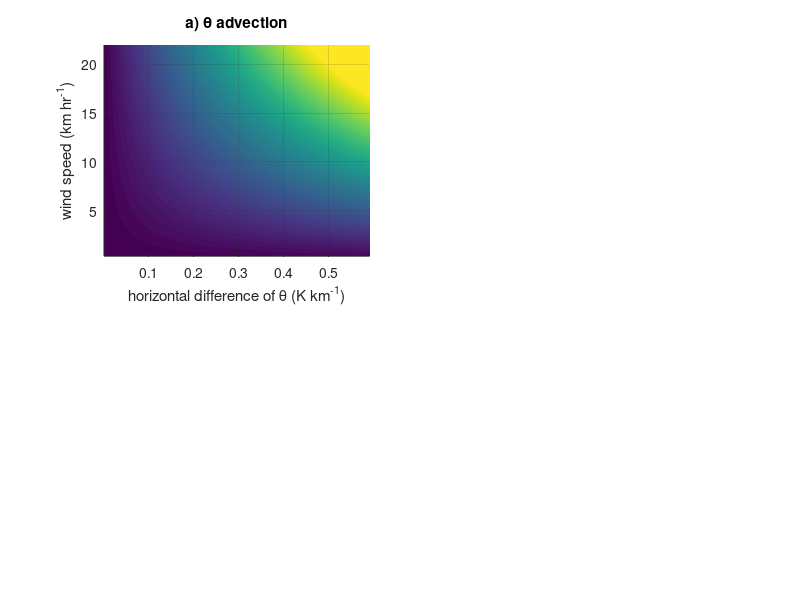

MATLAB code for this plot: (Note: this script raises an error after producing the figure.)
%% uncertainty vs regime matrix 2D histogram 
% this code plots the 2D histogram with wind speeds and horizontal
% contrasts regimes to investigate how large uncertainties are as a
% function of these variables


close all
clear all

%% integrating values that are calculated in excel sheet:

    valA_temp=300;  % in K         my value ; Temperature [K] or WVMR [g/kg] at point A     
    valB_temp= 300.3; % in K %$  my value       ; Temperature [K] or WVMR [g/kg] at point B    
    sigma_valA_temp=0.7; % K with mC  %$   ; Assumed uncertainty of the val at A          
    sigma_valB_temp=0.7; % K with MC, %$   ; Assumed uncertainty of the val at B  

    valA_hum=1;  % in g/kg        my value ; Temperature [K] or WVMR [g/kg] at point A     
    valB_hum= 1.3; % in g/kg %$  my value       ; Temperature [K] or WVMR [g/kg] at point B    
    sigma_valA_hum=0.04; % g/kg with mC  %$   ; Assumed uncertainty of the val at A          
    sigma_valB_hum=0.04; % g/kg with MC, %$   ; Assumed uncertainty of the val at B 


    dist_A_to_B= 3; % in km  %$  ; Distance between points A and B [km]
    wspd= 2;  %in m/s         ; Mean wind speed from A to B [m/s]
    sigma_wspd= 0.8; % in m/s     ; Uncertainty in wind speed [m/s]

    % Adjust the wind speed to have the units needed
    wspd_adj       = wspd * (1/1000.) * (3600/1.); %              ; Convert [m/s] to [km/hr] 
    sigma_wspd_adj = sigma_wspd * (1/1000.) * (3600/1.);  %        ; Convert [m/s] to [km/hr] 

    % Compute the horizontal gradient and its uncertainty
    gradient_hum       = abs(valA_hum - valB_hum) / dist_A_to_B; % it does agree with values on my table
    gradient_temp       = abs(valA_temp - valB_temp) / dist_A_to_B; % it does agree with values on my table

    %sigVal_hum = sigma_valA_hum/sqrt(3); % g/kg
    %var_gradient_hum   = (sigVal_hum)^2 * (1./dist_A_to_B)^2 + ...
     %                (sigVal_hum)^2 * (1./dist_A_to_B)^2        ; %X^2 * [1/km]^2 == [X/km]^2
    %sigVal_temp = sigma_valA_temp/sqrt(3); % K
    %var_gradient_temp   = (sigVal_temp)^2 * (1./dist_A_to_B)^2 + ...
     %                (sigVal_temp)^2 * (1./dist_A_to_B)^2        ; %X^2 * [1/km]^2 == [X/km]^2

     %% now with updated MC uncert. with dif noise dif direction, gradient horizontal and sdtv
var_gradient_hum = 0.13/dist_A_to_B; % 0.13 g/kg see excel file
var_gradient_temp = 0.4/dist_A_to_B; % 0.4 K see excel file

sigma_gradient_hum = (var_gradient_hum);% a bit different our calculation here but very similar 
sigma_gradient_temp = (var_gradient_temp); % this is uncert delta_T/delta_x uncert (K/km) in my table in excel

% Compute the advection and its uncertainty
    advection_hum     = gradient_hum * wspd_adj ; % X/km * km/hr = [X/hr]
    var_advection_hum   = (sigma_gradient_hum)^2 * (wspd_adj)^2 +...
                      (sigma_wspd_adj)^2 * (gradient_hum)^2         ;% [X/km]^2 * [km/hr]^2 = [X/hr]^2
    sigma_advection_hum = sqrt(var_advection_hum);

    advection_temp     = gradient_temp * wspd_adj ; % X/km * km/hr = [X/hr]
    var_advection_temp   = (sigma_gradient_temp)^2 * (wspd_adj)^2 +...
                      (sigma_wspd_adj)^2 * (gradient_temp)^2         ;% [X/km]^2 * [km/hr]^2 = [X/hr]^2
    sigma_advection_temp = sqrt(var_advection_temp);

    percentage_advection_temp = 100*sigma_advection_temp/advection_temp
    percentage_advection_hum = 100*sigma_advection_hum/advection_hum

    %% now I am doing advection grid: 
    T_gradient_grid = 0.001:0.01:0.6; % in K/km
    q_gradient_grid = 0.001:0.01:0.15; % in g/kg/km
    wspd_grid = 0.1:0.5:6.5; % in m/s
    wspd_grid_adj = (3600/1000).*wspd_grid;

    typical_q_grad = 0.1; typical_wspd = 2; typical_T_grad= 0.1;
    extreme_q_grad = .1; extreme_wspd = 4; extreme_T_grad= 0.23;
    extrme_q_advection_ms = extreme_q_grad*extreme_wspd;
    extreme_T_advection_ms = extreme_T_grad*extreme_wspd;

    typical_q_grad_adj = 0.1; typical_wspd_adj = 2*3600/1000; typical_T_grad_adj= 0.1;
    extreme_q_grad_adj = .1; extreme_wspd_adj = 4*3600/1000; extreme_T_grad_adj= 0.23;
    extrme_q_advection = extreme_q_grad_adj*extreme_wspd_adj
    extreme_T_advection = extreme_T_grad_adj*extreme_wspd_adj

for i=1:length(q_gradient_grid); for j=1:length(wspd_grid_adj)
    advection_mat_q_hr(i,j) = q_gradient_grid(i).* wspd_grid_adj(j) ; % X/km * km/hr = [X/hr]
    sigma_advection_mat_q_hr(i,j) = sqrt( (sigma_gradient_hum)^2 * (wspd_grid_adj(j))^2 +...
                      (sigma_wspd_adj)^2 * (q_gradient_grid(i))^2 )        ;% [X/km]^2 * [km/hr]^2 = [X/hr]^2    

end; end

for i=1:length(T_gradient_grid); for j=1:length(wspd_grid_adj)
    advection_mat_T_hr(i,j) = T_gradient_grid(i).* wspd_grid_adj(j) ; % X/km * km/hr = [X/hr]
    sigma_advection_mat_T_hr(i,j) = sqrt( (sigma_gradient_temp)^2 * (wspd_grid_adj(j))^2 +...
                      (sigma_wspd_adj)^2 * (T_gradient_grid(i))^2 )        ;% [X/km]^2 * [km/hr]^2 = [X/hr]^2  
end; end


advection_unc_ratio_q_hr = sigma_advection_mat_q_hr./advection_mat_q_hr;
log_ratio_q = log10(advection_unc_ratio_q_hr);
advection_ratio_percent_q_hr = 100.*advection_unc_ratio_q_hr;

advection_unc_ratio_T_hr = sigma_advection_mat_T_hr./advection_mat_T_hr;
log_ratio_T = log10(advection_unc_ratio_T_hr);
advection_ratio_percent_T_hr = 100.*advection_unc_ratio_T_hr;

%% plotting
min_color_percent_q = 0; max_color_percent_q = 200; step_color_percent_q = 15;
min_color_percent_T = 0; max_color_percent_T = 200; step_color_percent_T = 15;

min_color_adv_q = 0; max_color_adv_q = 3; step_color_adv_q = 0.01;
min_color_adv_T = 0; max_color_adv_T = 10; step_color_adv_T = 0.02;


[a1T_hr,a2T_hr] = meshgrid(T_gradient_grid,wspd_grid_adj); [a1q_hr,a2q_hr] = meshgrid(q_gradient_grid,wspd_grid_adj);
[a1T_ms,a2T_ms] = meshgrid(T_gradient_grid,wspd_grid); [a1q_ms,a2q_ms] = meshgrid(q_gradient_grid,wspd_grid);
advT_hr=(a1T_hr.*a2T_hr); advQ_hr =(a1q_hr.*a2q_hr);
advT_ms=(a1T_ms.*a2T_ms); advQ_ms =(a1q_hr.*a2q_ms);
% 
% 
% figure(1); pcolor(q_gradient_grid,wspd_grid_adj,advection_mat_q'); title('Advection hum'); colorbar;
% xlabel('q gradient (g/kg/km)'); ylabel('wind speed (km/hr)')
% 
% figure(2); pcolor(q_gradient_grid,wspd_grid_adj,advection_unc_ratio_q'); title('sigmaAdvection/Advection'); colorbar;
% xlabel('q gradient (g/kg/km)'); ylabel('wind speed (km/hr)')
% 
% figure(3); pcolor(q_gradient_grid,wspd_grid_adj,log_ratio_q'); title('log_10 sigma/Advection'); colorbar;
% xlabel('q gradient (g/kg/km)'); ylabel('wind speed (km/hr)')
% 
% figure(4); pcolor(q_gradient_grid,wspd_grid_adj,advection_ratio_percent_q'); title('percentage uncertainty'); colorbar;
% xlabel('q gradient (g/kg/km)'); ylabel('wind speed (km/hr)'); caxis([0 100])
% 



figure('position',[10,10,1500,1500],'Renderer','painters');

subplot(2,2,1)
title('a) \theta advection')
hold on
%[a1T,a2T] = meshgrid(T_gradient_grid,wspd_grid_adj);
%subplot(3,1,1)
contourf(a1T_hr,a2T_hr,advT_hr,[min_color_adv_T:step_color_adv_T:max_color_adv_T],'LineColor','none')
%hold on; plot(typical_q_grad_adj,typical_wspd_adj, 'ko', 'LineWidth',5); hold on
%hold on; plot(extreme_q_grad_adj,extreme_wspd_adj, 'ks', 'LineWidth',5); hold on
%contour(a1,a2,RiB,[.25 100],'-k') % these thresholds RiBs are from Zhang et al 2014, most comun 0.25
%contour(a1q,a2q,advection_ratio_percent_q',[50 100],'-k') 
%contour(a1q,a2q,advection_ratio_percent_q',[150 200],'-k')
grid on; xlabel('horizontal difference of \theta (K km^{-1})'); ylabel('wind speed (km hr^{-1})')
aa12 = (nclCM('MPL_rainbow',(size(min_color_adv_T:step_color_adv_T:max_color_adv_T,2))));
%aa1 = (nclcmap('precip_11lev',(size(min_color_percent:step_color_percent:max_color_percent,2)-1)));
%aa1 = (nclcmap('BlGrYeOrReVi200',(size(min_color_percent:step_color_percent:max_color_percent,2)-1)));
%aa1(end,:) = [.8 .8 .8];
c = colorbar;  c.Ticks = [min_color_adv_T:step_color_adv_T:max_color_adv_T];
%c.Color = 'black';    c.Box = 'off';    c.Location = 'EastOutside';
colormap(aa12)
hcb_Tadv=colorbar;
colorTitleHandle_Tadv = get(hcb_Tadv,'Title');
titleString_Tadv = '[K hr^{-1}]'; 
set(colorTitleHandle_Tadv ,'String',titleString_Tadv);


subplot(2,2,2)
title('b) q advection')
hold on
contourf(a1q_hr,a2q_hr,advQ_hr,[min_color_adv_q:step_color_adv_q:max_color_adv_q],'LineColor','none')
%hold on; plot(typical_q_grad_adj,typical_wspd_adj, 'ko', 'LineWidth',5); hold on
%hold on; plot(extreme_q_grad_adj,extreme_wspd_adj, 'ks', 'LineWidth',5); hold on
%contour(a1,a2,RiB,[.25 100],'-k') % these thresholds RiBs are from Zhang et al 2014, most comun 0.25
%contour(a1q,a2q,advection_ratio_percent_q',[50 100],'-k') 
%contour(a1q,a2q,advection_ratio_percent_q',[150 200],'-k')
grid on; xlabel('horizontal difference of q (g kg^{-1}km^{-1})'); ylabel('wind speed (km hr^{-1})')
aa11 = (nclCM('MPL_rainbow',(size(min_color_adv_q:step_color_adv_q:max_color_adv_q,2))));
%aa1 = (nclcmap('precip_11lev',(size(min_color_percent:step_color_percent:max_color_percent,2)-1)));
%aa1 = (nclcmap('BlGrYeOrReVi200',(size(min_color_percent:step_color_percent:max_color_percent,2)-1)));
%aa1(end,:) = [.8 .8 .8];
c = colorbar;  c.Ticks = [min_color_adv_q:step_color_adv_q:max_color_adv_q];
%c.Color = 'black';    c.Box = 'off';    c.Location = 'EastOutside';
colormap(aa11)
hcb_Qadv=colorbar;
colorTitleHandle_Qadv = get(hcb_Qadv,'Title');
titleString_Qadv = '[g kg^{-1} hr^{-1}]'; 
set(colorTitleHandle_Qadv ,'String',titleString_Qadv);


subplot(2,2,3)
title('c) uncertainty ratio (\theta advection) ')
hold on
%subplot(3,1,1)
contourf(a1T_hr,a2T_hr,advection_ratio_percent_T_hr',[min_color_percent_T:step_color_percent_T:max_color_percent_T],'LineColor','none')
hold on; plot(typical_T_grad_adj,typical_wspd_adj, 'ko', 'LineWidth',5); hold on
hold on; plot(extreme_T_grad_adj,extreme_wspd_adj, 'ks', 'LineWidth',5); hold on
%contour(a1,a2,RiB,[.25 100],'-k') % these thresholds RiBs are from Zhang et al 2014, most comun 0.25
contour(a1T_hr,a2T_hr,advection_ratio_percent_T_hr',[50 100],'-k') % 
contour(a1T_hr,a2T_hr,advection_ratio_percent_T_hr',[150 200],'-k')
grid on; xlabel('horizontal difference of \theta (K km^{-1})'); ylabel('wind speed (km hr^{-1})')
aa1T = (nclCM('MPL_rainbow',(size(min_color_percent_T:step_color_percent_T:max_color_percent_T,2))));
%aa1 = (nclcmap('precip_11lev',(size(min_color_percent:step_color_percent:max_color_percent,2)-1)));
%aa1 = (nclcmap('CBR_coldhot',(size(min_color_percent_T:step_color_percent_T:max_color_percent_T,2)-1)));
%aa1(end,:) = [.8 .8 .8];
c = colorbar;  c.Ticks = [min_color_percent_T:step_color_percent_T:max_color_percent_T];
%c.Color = 'black';    c.Box = 'off';    c.Location = 'EastOutside';
colormap(aa1T)
hcb_uncert=colorbar;
colorTitleHandle_uncert = get(hcb_uncert,'Title');
titleString_uncert = '%'; 
set(colorTitleHandle_uncert ,'String',titleString_uncert);



subplot(2,2,4)
title('d) uncertainty ratio (q advection)')
hold on
[a1q_hr,a2q_hr] = meshgrid(q_gradient_grid,wspd_grid_adj);
%subplot(3,1,1)
contourf(a1q_hr,a2q_hr,advection_ratio_percent_q_hr',[min_color_percent_q:step_color_percent_q:max_color_percent_q],'LineColor','none')
hold on; plot(typical_q_grad_adj,typical_wspd_adj, 'ko', 'LineWidth',5); hold on
hold on; plot(extreme_q_grad_adj,extreme_wspd_adj, 'ks', 'LineWidth',5); hold on
%contour(a1,a2,RiB,[.25 100],'-k') % these thresholds RiBs are from Zhang et al 2014, most comun 0.25
contour(a1q_hr,a2q_hr,advection_ratio_percent_q_hr',[50 100],'-k') 
contour(a1q_hr,a2q_hr,advection_ratio_percent_q_hr',[150 200],'-k')
grid on; xlabel('horizontal difference of q (g kg^{-1}km^{-1})'); ylabel('wind speed (km hr^{-1})')
aa1 = (nclCM('MPL_rainbow',(size(min_color_percent_q:step_color_percent_q:max_color_percent_q,2))));
%aa1 = (nclcmap('precip_11lev',(size(min_color_percent:step_color_percent:max_color_percent,2)-1)));
%aa1 = (nclcmap('BlGrYeOrReVi200',(size(min_color_percent:step_color_percent:max_color_percent,2)-1)));
%aa1(end,:) = [.8 .8 .8];
c = colorbar;  c.Ticks = [min_color_percent_q:step_color_percent_q:max_color_percent_q];
%c.Color = 'black';    c.Box = 'off';    c.Location = 'EastOutside';
colormap(aa1)
hcb_uncert=colorbar;
colorTitleHandle_uncert = get(hcb_uncert,'Title');
titleString_uncert = '%'; 
set(colorTitleHandle_uncert ,'String',titleString_uncert);


%% now in m/s

figure('position',[10,10,1500,1500],'Renderer','painters');

subplot(2,2,1)
title('a) \theta advection')
hold on
%[a1T,a2T] = meshgrid(T_gradient_grid,wspd_grid_adj);
%subplot(3,1,1)
contourf(a1T_ms,a2T_ms,advT_hr,[min_color_adv_T:step_color_adv_T:max_color_adv_T],'LineColor','none')
%hold on; plot(typical_q_grad,typical_wspd, 'ko', 'LineWidth',5); hold on
%hold on; plot(extreme_q_grad,extreme_wspd, 'ks', 'LineWidth',5); hold on
%contour(a1,a2,RiB,[.25 100],'-k') % these thresholds RiBs are from Zhang et al 2014, most comun 0.25
%contour(a1q,a2q,advection_ratio_percent_q',[50 100],'-k') 
%contour(a1q,a2q,advection_ratio_percent_q',[150 200],'-k')
grid on; xlabel('horizontal difference of \theta (K km^{-1})'); ylabel('wind speed (m s^{-1})')
aa12 = (nclCM('MPL_rainbow',(size(min_color_adv_T:step_color_adv_T:max_color_adv_T,2))));
%aa1 = (nclcmap('precip_11lev',(size(min_color_percent:step_color_percent:max_color_percent,2)-1)));
%aa1 = (nclcmap('BlGrYeOrReVi200',(size(min_color_percent:step_color_percent:max_color_percent,2)-1)));
%aa1(end,:) = [.8 .8 .8];
c = colorbar;  c.Ticks = [min_color_adv_T:step_color_adv_T:max_color_adv_T];
%c.Color = 'black';    c.Box = 'off';    c.Location = 'EastOutside';
colormap(aa12)
hcb_Tadv=colorbar;
colorTitleHandle_Tadv = get(hcb_Tadv,'Title');
titleString_Tadv = '[K hr^{-1}]'; 
set(colorTitleHandle_Tadv ,'String',titleString_Tadv);


subplot(2,2,2)
title('b) q advection')
hold on
contourf(a1q_ms,a2q_ms,advQ_hr,[min_color_adv_q:step_color_adv_q:max_color_adv_q],'LineColor','none')
%hold on; plot(typical_q_grad_adj,typical_wspd_adj, 'ko', 'LineWidth',5); hold on
%hold on; plot(extreme_q_grad_adj,extreme_wspd_adj, 'ks', 'LineWidth',5); hold on
%contour(a1,a2,RiB,[.25 100],'-k') % these thresholds RiBs are from Zhang et al 2014, most comun 0.25
%contour(a1q,a2q,advection_ratio_percent_q',[50 100],'-k') 
%contour(a1q,a2q,advection_ratio_percent_q',[150 200],'-k')
grid on; xlabel('horizontal difference of q (g kg^{-1}km^{-1})'); ylabel('wind speed (m s^{-1})')
aa11 = (nclCM('MPL_rainbow',(size(min_color_adv_q:step_color_adv_q:max_color_adv_q,2))));
%aa1 = (nclcmap('precip_11lev',(size(min_color_percent:step_color_percent:max_color_percent,2)-1)));
%aa1 = (nclcmap('BlGrYeOrReVi200',(size(min_color_percent:step_color_percent:max_color_percent,2)-1)));
%aa1(end,:) = [.8 .8 .8];
c = colorbar;  c.Ticks = [min_color_adv_q:step_color_adv_q:max_color_adv_q];
%c.Color = 'black';    c.Box = 'off';    c.Location = 'EastOutside';
colormap(aa11)
hcb_Qadv=colorbar;
colorTitleHandle_Qadv = get(hcb_Qadv,'Title');
titleString_Qadv = '[g kg^{-1} hr^{-1}]'; 
set(colorTitleHandle_Qadv ,'String',titleString_Qadv);


subplot(2,2,3)
title('c) uncertainty ratio (\theta advection) ')
hold on
%subplot(3,1,1)
contourf(a1T_ms,a2T_ms,advection_ratio_percent_T_hr',[min_color_percent_T:step_color_percent_T:max_color_percent_T],'LineColor','none')
hold on; plot(typical_T_grad,typical_wspd, 'ko', 'LineWidth',5); hold on
hold on; plot(extreme_T_grad,extreme_wspd, 'ks', 'LineWidth',5); hold on
%contour(a1,a2,RiB,[.25 100],'-k') % these thresholds RiBs are from Zhang et al 2014, most comun 0.25
contour(a1T_ms,a2T_ms,advection_ratio_percent_T_hr',[50 100],'-k') % 
contour(a1T_ms,a2T_ms,advection_ratio_percent_T_hr',[150 200],'-k')
grid on; xlabel('horizontal difference of \theta (K km^{-1})'); ylabel('wind speed (m s^{-1})')
aa1T = (nclCM('MPL_rainbow',(size(min_color_percent_T:step_color_percent_T:max_color_percent_T,2))));
%aa1 = (nclcmap('precip_11lev',(size(min_color_percent:step_color_percent:max_color_percent,2)-1)));
%aa1 = (nclcmap('CBR_coldhot',(size(min_color_percent_T:step_color_percent_T:max_color_percent_T,2)-1)));
%aa1(end,:) = [.8 .8 .8];
c = colorbar;  c.Ticks = [min_color_percent_T:step_color_percent_T:max_color_percent_T];
%c.Color = 'black';    c.Box = 'off';    c.Location = 'EastOutside';
colormap(aa1T)
hcb_uncert=colorbar;
colorTitleHandle_uncert = get(hcb_uncert,'Title');
titleString_uncert = '%'; 
set(colorTitleHandle_uncert ,'String',titleString_uncert);


subplot(2,2,4)
title('d) uncertainty ratio (q advection)')
hold on
%[a1q_hr,a2q_hr] = meshgrid(q_gradient_grid,wspd_grid_adj);
%subplot(3,1,1)
contourf(a1q_ms,a2q_ms,advection_ratio_percent_q_hr',[min_color_percent_q:step_color_percent_q:max_color_percent_q],'LineColor','none')
hold on; plot(typical_q_grad,typical_wspd, 'ko', 'LineWidth',5); hold on
hold on; plot(extreme_q_grad,extreme_wspd, 'ks', 'LineWidth',5); hold on
%contour(a1,a2,RiB,[.25 100],'-k') % these thresholds RiBs are from Zhang et al 2014, most comun 0.25
contour(a1q_ms,a2q_ms,advection_ratio_percent_q_hr',[50 100],'-k') 
contour(a1q_ms,a2q_ms,advection_ratio_percent_q_hr',[150 200],'-k')
grid on; xlabel('horizontal difference of q (g kg^{-1}km^{-1})'); ylabel('wind speed (m s^{-1})')
aa1 = (nclCM('MPL_rainbow',(size(min_color_percent_q:step_color_percent_q:max_color_percent_q,2))));
%aa1 = (nclcmap('precip_11lev',(size(min_color_percent:step_color_percent:max_color_percent,2)-1)));
%aa1 = (nclcmap('BlGrYeOrReVi200',(size(min_color_percent:step_color_percent:max_color_percent,2)-1)));
%aa1(end,:) = [.8 .8 .8];
c = colorbar;  c.Ticks = [min_color_percent_q:step_color_percent_q:max_color_percent_q];
%c.Color = 'black';    c.Box = 'off';    c.Location = 'EastOutside';
colormap(aa1)
hcb_uncert=colorbar;
colorTitleHandle_uncert = get(hcb_uncert,'Title');
titleString_uncert = '%'; 
set(colorTitleHandle_uncert ,'String',titleString_uncert);
